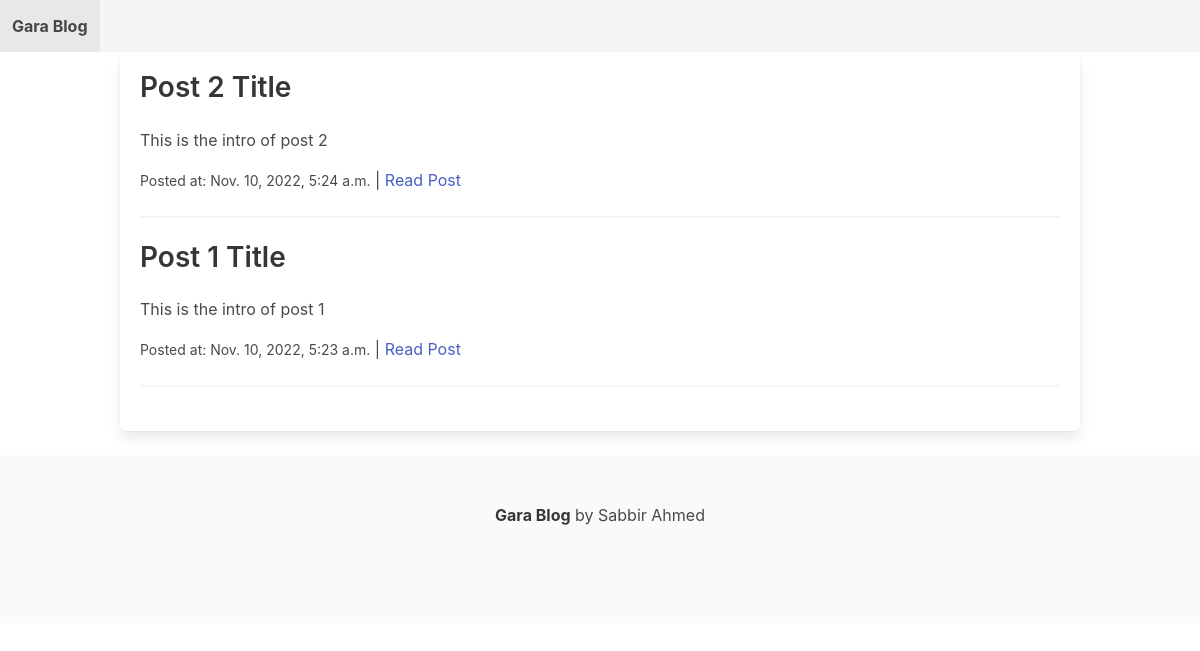
The page / on the database its author committed.
### blog/models.py (models this page shows)
class Post(models.Model):
    title = models.CharField(max_length=255)
    slug = models.SlugField()
    intro = models.TextField()
    body = models.TextField()
    date_added = models.DateTimeField(auto_now_add=True)
    class Meta:
        ordering = ['-date_added']

### blog/views.py (the view)
# urls.py: path('', frontpage, name='frontpage'),
def frontpage(request):
    posts = Post.objects.all()
    return render(request, 'blog/frontpage.html', {'posts': posts})

### blog/templates/blog/frontpage.html (shortened to what this page needs)
{% extends 'blog/base.html' %}
{% block content %}
    {% for post in posts %}
        <div class="post content">
            <h2 class="subtitle">
                {{ post.title }}
            </h2>
            <p>{{ post.intro }}</p>
            <p>
                <small>Posted at: {{ post.date_added }}</small> | <a href="{% url 'single' post.slug %}"> Read Post</a>
            </p>
        </div>
        <hr />
    {% endfor %}
{% endblock %}

### rows shown on the page
Post: title "Post 2 Title", intro "This is the intro of post 2", date_added "Nov. 10, 2022, 5:24 a.m."
Post: title "Post 1 Title", intro "This is the intro of post 1", date_added "Nov. 10, 2022, 5:23 a.m."
